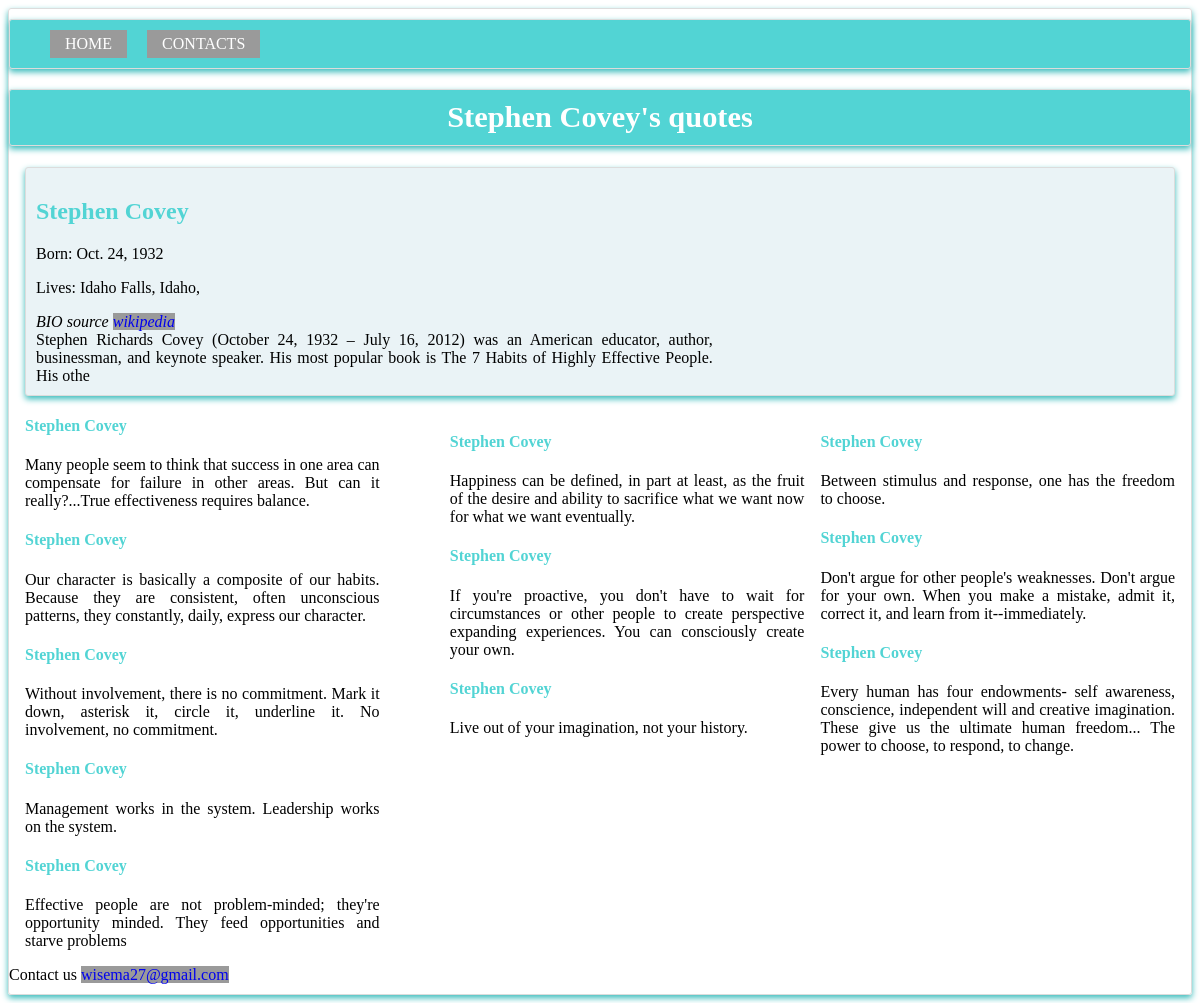
The app's page /14/two/ with its own data.
### blog/models.py (models this page shows, shortened)
class Post(models.Model):
	name = models.CharField(max_length = 300)
	DOB = models.DateField()
	known = models.TextField()
	lives = models.TextField()

class Quotes(models.Model):
	quote = models.ForeignKey(Post, on_delete=models.CASCADE)
	quotes = models.TextField()
	name = models.CharField(blank=True, default='', max_length=200)

### blog/views.py (the view)
# urls.py: path('<int:pk>/two/', views.two, name='two'),
def two(request, pk):
	posts = get_object_or_404(Post, id=pk)
	email = 'wisema27@gmail.com'
	return render(request, 'blog/two.html', {'posts':posts, 'email':email})

### blog/templates/blog/two.html (shortened to what this page needs)
{% load static %}
<!DOCTYPE html>
<html>
<head>
	<link type="text/css" rel="stylesheet" href="{% static 'blog/pages.css' %}"
	media="screen and (min-width: 600px)">
	<link type="text/css" href="{% static 'blog/medium.css' %}" rel="stylesheet"
	media="screen and (max-width: 600px)">
</head>
<body>
<div class="site-container">
	<ul class="nav">
		<li><a href="{% url 'blog:index' %}">HOME</a></li>
		<li ><a href="#contact">CONTACTS</a></li>
	</ul>
<h1 class="top">{{posts.name}}'s quotes</h1>
<div class="parta">
<div class="b">
<h2>{{posts.name}}</h2>
<p>Born: {{posts.DOB}}</p>
<p>Lives: {{posts.lives|slice:":20"}}</p>
<em class='text'>BIO source <a href="https://en.wikipedia.org/wiki/Stephen_Covey" target="_blank">wikipedia</a></em><br>
{{posts.known|slice:":200"}}
<br>
</div>
</div>
<div class="c">
{% for quot in posts.quotes_set.all|slice:":3" %}
<h4>{{posts.name}}</h4>
<p>{{quot.quotes}}</p>
{% endfor %}
</div>
<div class="d">
{% for quot in posts.quotes_set.all|slice:"3:6" %}
<h4>{{posts.name}}</h4>
<p>{{quot.quotes}}</p>
{% endfor %}
</div>
<div class="e">
{% for quot in posts.quotes_set.all|slice:"6:11" %}
<h4>{{posts.name}}</h4>
<p>{{quot.quotes}}</p>
{% endfor %}
</div>
<div id="contact">Contact us {{email|urlize}}</div>
</div>
</body>
</html>

### blog/static/blog/pages.css (style rules this page uses)
.top { font-size: 190%; background-color: #52d4d4; border-radius: 3px; border: 1px solid gainsboro; box-shadow: 0 3px 6px #38bbbb; text-align: center; color: white; padding-top: 10px; padding-bottom: 10px; }
.parta { border-radius: 3px; border: 1px solid gainsboro; box-shadow: 0 3px 6px #38bbbb; padding: 10px; color: #000000; flex: 0 1 200px; margin: 1em; background-color: #eaf3f6; }
.b { width: 60%; text-align: justify; margin-right: 1em; color: #000000; }
.c { width: 30%; float: right; text-align: justify; margin-right: 1em; color: #000000; clear: right; }
.d { width: 30%; float: right; margin-right: 1em; text-align: justify; color: #000000; }
.e { width: 30%; margin-left: 1em; text-align: justify; color: #000000; margin-right: 4em; }
.site-container { color: #000000; border-radius: 3px; border: 1px solid gainsboro; box-shadow: 0 3px 6px #38bbbb; padding-top: 10px; padding-bottom: 10px; font-size: 80%; font:sans-serif; font-size: 1em; }
.nav { background-color: #52d4d4; border-radius: 3px; border: 1px solid gainsboro; box-shadow: 0 3px 6px #38bbbb; color: #ffff; padding-top: 10px; padding-bottom: 10px; margin-top: 0px; }
ul.nav { list-style-type: none; }
.nav li { display: inline; }
.nav a { display: inline-block; padding: 5px 15px 5px 15px; background-color: #9a9a9a; text-decoration: none; color: #ffff; margin-right: 1em; }
a { text-decoration: none; background-color: #9a9a9a; }
h4, h2 { color: #52d4d4; }

### blog/static/blog/medium.css (style rules this page uses)
.nav { background-color: #52d4d4; border-radius: 3px; border: 1px solid gainsboro; box-shadow: 0 3px 6px #38bbbb; color: #ffff; padding-top: 10px; padding-bottom: 10px; margin-top: 0px; }
ul.nav { list-style-type: none; }
.nav li { display: inline; }
.nav a { display: inline-block; padding: 5px 15px 5px 15px; background-color: #9a9a9a; text-decoration: none; color: #ffff; margin-right: 1em; }
a { text-decoration: none; background-color: #9a9a9a; }
.top { font-size: 190%; background-color: #52d4d4; border-radius: 3px; border: 1px solid gainsboro; box-shadow: 0 3px 6px #38bbbb; text-align: center; color: white; padding-top: 10px; padding-bottom: 10px; }
.parta { border-radius: 3px; border: 1px solid gainsboro; box-shadow: 0 3px 6px #38bbbb; padding-top: 10px; padding-bottom: 10px; color: #000000; margin: 2%; background-color: #eaf3f6; }
.b { width:auto; text-align: justify; margin-right: 1em; color: #00000; margin: 2%; padding: 2%; }
.c { text-align: justify; margin: 1em; color: #000000; }
.d { margin: 1em; text-align: justify; color: #000000; }
.e { margin: 1em; text-align: justify; color: #000000; }
.site-container { color: #000000; border-radius: 3px; border: 1px solid gainsboro; box-shadow: 0 3px 6px #38bbbb; padding-top: 10px; padding-bottom: 10px; font-size: 100%; font:sans-serif; font-size: 1em; }
h4, h2 { color: #52d4d4; }

### records on screen
Post: name "Stephen Covey", DOB "Oct. 24, 1932", lives "Idaho Falls, Idaho,", known "Stephen Richards Covey (October 24, 1932 – July 16, 2012) was an American educator, author, businessman, and keynote speaker. His most popular book is The 7 Habits of Highly Effective People. His othe"
Quotes: quotes "Between stimulus and response, one has the freedom to choose."
Quotes: quotes "Don't argue for other people's weaknesses. Don't argue for your own. When you make a mistake, admit it, correct it, and learn from it--immediately."
Quotes: quotes "Every human has four endowments- self awareness, conscience, independent will and creative imagination. These give us the ultimate human freedom... The power to choose, to respond, to change."
Quotes: quotes "Happiness can be defined, in part at least, as the fruit of the desire and ability to sacrifice what we want now for what we want eventually."
Quotes: quotes "If you're proactive, you don't have to wait for circumstances or other people to create perspective expanding experiences. You can consciously create your own."
Quotes: quotes "Live out of your imagination, not your history."
Quotes: quotes "Many people seem to think that success in one area can compensate for failure in other areas. But can it really?...True effectiveness requires balance."
Quotes: quotes "Our character is basically a composite of our habits. Because they are consistent, often unconscious patterns, they constantly, daily, express our character."
Quotes: quotes "Without involvement, there is no commitment. Mark it down, asterisk it, circle it, underline it. No involvement, no commitment."
Quotes: quotes "Management works in the system. Leadership works on the system."
Quotes: quotes "Effective people are not problem-minded; they're opportunity minded. They feed opportunities and starve problems"

### other values on screen
{{ email|urlize }} "wisema27@gmail.com"
